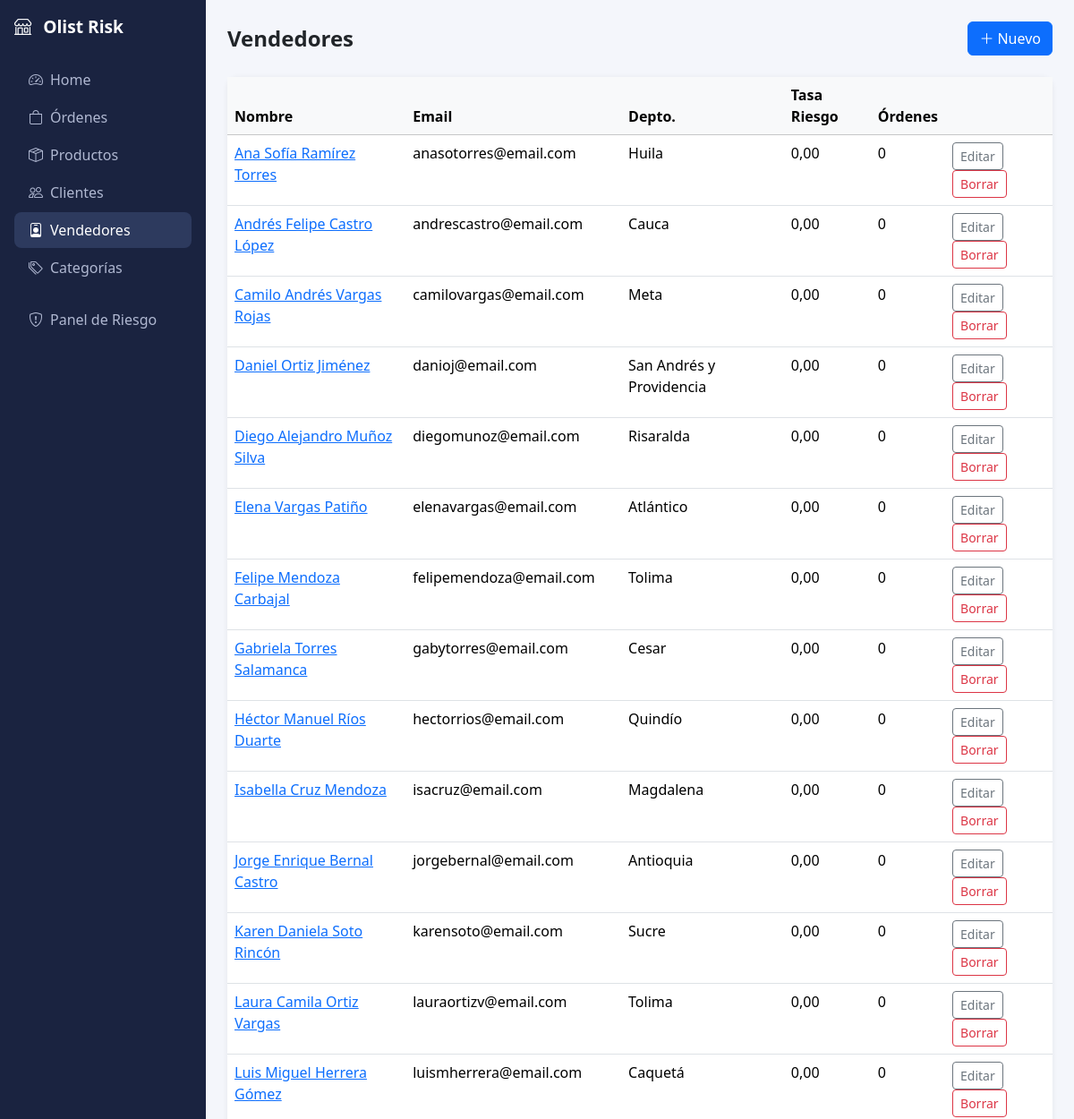
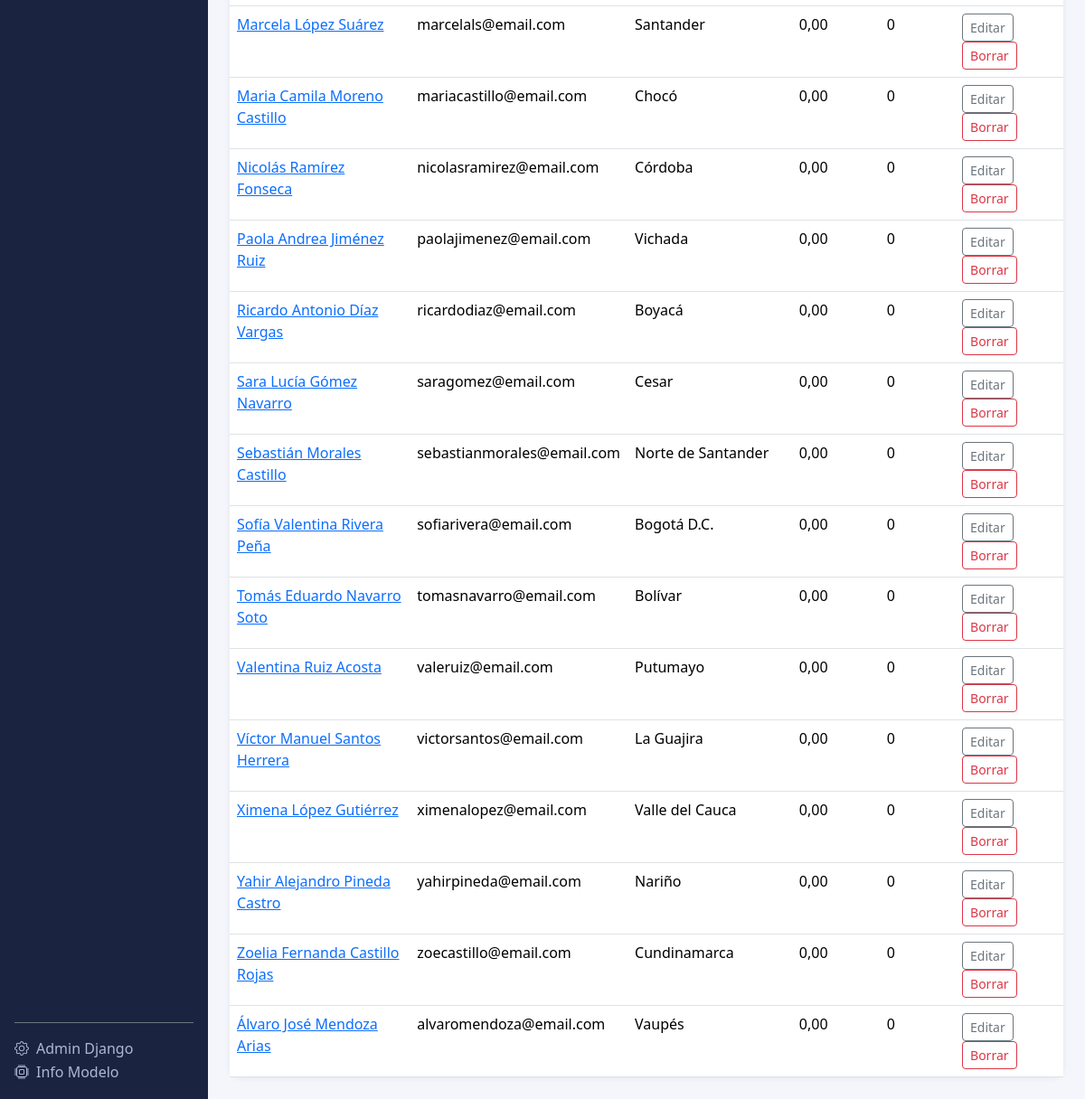
Page /vendedores/ on the committed database (2 pictures, top to bottom).
### marketplace/models.py (models this page shows, shortened)
class Seller(models.Model):
    name                 = models.CharField(max_length=200, verbose_name="Nombre")
    email                = models.EmailField(unique=True)
    seller_state         = models.CharField(max_length=3, choices=ESTADOS_CO, blank=True, verbose_name="Departamento")
    phone                = models.CharField(max_length=20, blank=True)
    historic_risk_rate   = models.FloatField(default=0.0, help_text="Tasa histórica de riesgo del vendedor")
    total_orders_count   = models.PositiveIntegerField(default=0)
    is_new               = models.BooleanField(default=True)
    created_at           = models.DateTimeField(auto_now_add=True)
    class Meta:
        verbose_name        = "Vendedor"
        verbose_name_plural = "Vendedores"

### marketplace/views.py (the view)
# urls.py: path("vendedores/",                   views.seller_list,         name="seller_list"),
def seller_list(request):
    sellers = Seller.objects.annotate(total_products=Count("products")).order_by("name")
    return render(request, "marketplace/seller_list.html", {"sellers": sellers})

### marketplace/templates/marketplace/seller_list.html (shortened to what this page needs)
{% extends "marketplace/base.html" %}
{% block content %}
<div class="d-flex justify-content-between align-items-center mb-4">
  <h4 class="fw-bold mb-0">Vendedores</h4>
  <a href="{% url 'marketplace:seller_create' %}" class="btn btn-primary"><i class="bi bi-plus-lg me-1"></i>Nuevo</a>
</div>
<div class="card">
  <table class="table table-hover mb-0">
    <thead class="table-light"><tr><th>Nombre</th><th>Email</th><th>Depto.</th><th>Tasa Riesgo</th><th>Órdenes</th><th></th></tr></thead>
    <tbody>
      {% for s in sellers %}
      <tr>
        <td><a href="{% url 'marketplace:seller_detail' s.pk %}">{{ s.name }}</a></td>
        <td>{{ s.email }}</td>
        <td>{{ s.get_seller_state_display }}</td>
        <td>{{ s.historic_risk_rate|floatformat:2 }}</td>
        <td>{{ s.total_orders_count }}</td>
        <td>
          <a href="{% url 'marketplace:seller_edit' s.pk %}" class="btn btn-sm btn-outline-secondary">Editar</a>
          <a href="{% url 'marketplace:seller_delete' s.pk %}" class="btn btn-sm btn-outline-danger">Borrar</a>
        </td>
      </tr>
      {% empty %}
      <tr><td colspan="6" class="text-center text-muted py-4">No hay vendedores.</td></tr>
      {% endfor %}
    </tbody>
  </table>
</div>
{% endblock %}

### marketplace/templates/marketplace/base.html (style rules this page uses)
body { background: #f4f6fb; }
.card { border: none; box-shadow: 0 1px 6px rgba(0,0,0,.07); border-radius: 12px; }

### rows in the picture
Seller: name "Ana Sofía Ramírez Torres", email "anasotorres@email.com", seller_state "Huila", historic_risk_rate "0,00", total_orders_count "0"
Seller: name "Andrés Felipe Castro López", email "andrescastro@email.com", seller_state "Cauca", historic_risk_rate "0,00", total_orders_count "0"
Seller: name "Camilo Andrés Vargas Rojas", email "camilovargas@email.com", seller_state "Meta", historic_risk_rate "0,00", total_orders_count "0"
Seller: name "Daniel Ortiz Jiménez", email "danioj@email.com", seller_state "San Andrés y Providencia", historic_risk_rate "0,00", total_orders_count "0"
Seller: name "Diego Alejandro Muñoz Silva", email "diegomunoz@email.com", seller_state "Risaralda", historic_risk_rate "0,00", total_orders_count "0"
Seller: name "Elena Vargas Patiño", email "elenavargas@email.com", seller_state "Atlántico", historic_risk_rate "0,00", total_orders_count "0"
Seller: name "Felipe Mendoza Carbajal", email "felipemendoza@email.com", seller_state "Tolima", historic_risk_rate "0,00", total_orders_count "0"
Seller: name "Gabriela Torres Salamanca", email "gabytorres@email.com", seller_state "Cesar", historic_risk_rate "0,00", total_orders_count "0"
Seller: name "Héctor Manuel Ríos Duarte", email "hectorrios@email.com", seller_state "Quindío", historic_risk_rate "0,00", total_orders_count "0"
Seller: name "Isabella Cruz Mendoza", email "isacruz@email.com", seller_state "Magdalena", historic_risk_rate "0,00", total_orders_count "0"
Seller: name "Jorge Enrique Bernal Castro", email "jorgebernal@email.com", seller_state "Antioquia", historic_risk_rate "0,00", total_orders_count "0"
Seller: name "Karen Daniela Soto Rincón", email "karensoto@email.com", seller_state "Sucre", historic_risk_rate "0,00", total_orders_count "0"
Seller: name "Laura Camila Ortiz Vargas", email "lauraortizv@email.com", seller_state "Tolima", historic_risk_rate "0,00", total_orders_count "0"
Seller: name "Luis Miguel Herrera Gómez", email "luismherrera@email.com", seller_state "Caquetá", historic_risk_rate "0,00", total_orders_count "0"
Seller: name "Marcela López Suárez", email "marcelals@email.com", seller_state "Santander", historic_risk_rate "0,00", total_orders_count "0"
Seller: name "Maria Camila Moreno Castillo", email "mariacastillo@email.com", seller_state "Chocó", historic_risk_rate "0,00", total_orders_count "0"
Seller: name "Nicolás Ramírez Fonseca", email "nicolasramirez@email.com", seller_state "Córdoba", historic_risk_rate "0,00", total_orders_count "0"
Seller: name "Paola Andrea Jiménez Ruiz", email "paolajimenez@email.com", seller_state "Vichada", historic_risk_rate "0,00", total_orders_count "0"
Seller: name "Ricardo Antonio Díaz Vargas", email "ricardodiaz@email.com", seller_state "Boyacá", historic_risk_rate "0,00", total_orders_count "0"
Seller: name "Sara Lucía Gómez Navarro", email "saragomez@email.com", seller_state "Cesar", historic_risk_rate "0,00", total_orders_count "0"
Seller: name "Sebastián Morales Castillo", email "sebastianmorales@email.com", seller_state "Norte de Santander", historic_risk_rate "0,00", total_orders_count "0"
Seller: name "Sofía Valentina Rivera Peña", email "sofiarivera@email.com", seller_state "Bogotá D.C.", historic_risk_rate "0,00", total_orders_count "0"
Seller: name "Tomás Eduardo Navarro Soto", email "tomasnavarro@email.com", seller_state "Bolívar", historic_risk_rate "0,00", total_orders_count "0"
Seller: name "Valentina Ruiz Acosta", email "valeruiz@email.com", seller_state "Putumayo", historic_risk_rate "0,00", total_orders_count "0"
Seller: name "Víctor Manuel Santos Herrera", email "victorsantos@email.com", seller_state "La Guajira", historic_risk_rate "0,00", total_orders_count "0"
Seller: name "Ximena López Gutiérrez", email "ximenalopez@email.com", seller_state "Valle del Cauca", historic_risk_rate "0,00", total_orders_count "0"
Seller: name "Yahir Alejandro Pineda Castro", email "yahirpineda@email.com", seller_state "Nariño", historic_risk_rate "0,00", total_orders_count "0"
Seller: name "Zoelia Fernanda Castillo Rojas", email "zoecastillo@email.com", seller_state "Cundinamarca", historic_risk_rate "0,00", total_orders_count "0"
Seller: name "Álvaro José Mendoza Arias", email "alvaromendoza@email.com", seller_state "Vaupés", historic_risk_rate "0,00", total_orders_count "0"
